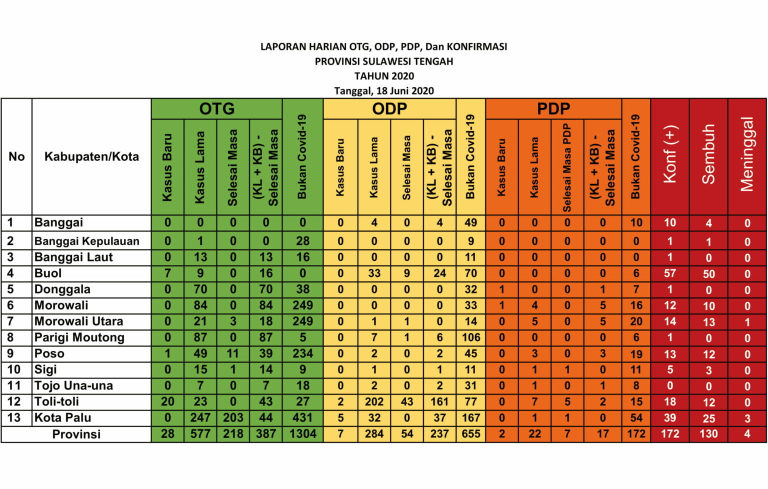
#> input picture Codes/CV_Tesseract/Text-Extraction/jupyter notess/scripts_for_testPic/source7.png, 1536 x 978 px (shown at 1/2 size)
$ python ROI_selection.py source7.png
#> lines starting #> are read from the running program, lines starting #| are printed output that depends on the picture; after the words box and inside, x2 and y2 are one past the last pixel; in counts of white or black regions, pixels touching at a corner belong together
#> in main, src is the input picture: shape (978, 1536, 3); mean B, G, R 135, 171.9, 200.8

import sys
import math
import cv2 as cv
import numpy as np

def is_vertical(line):
    return line[0]==line[2]

def is_horizontal(line):
    return line[1]==line[3]

def overlapping_filter(lines, sorting_index):
    filtered_lines = []

    lines = sorted(lines, key=lambda lines: lines[sorting_index])

    for i in range(len(lines)):
            l_curr = lines[i]
            if(i>0):
                l_prev = lines[i-1]
                if ( (l_curr[sorting_index] - l_prev[sorting_index]) > 5):
                    filtered_lines.append(l_curr)
            else:
                filtered_lines.append(l_curr)

    return filtered_lines

def detect_lines(image, title='default', rho = 1, theta = np.pi/180, threshold = 50, minLinLength = 290, maxLineGap = 6, display = False, write = False):
    # Check if image is loaded fine
#> called with title = 'default', rho = 1, theta = 0.0175, threshold = 50, minLinLength = 290, maxLineGap = 6, display = True, write = False
    gray = cv.cvtColor(image, cv.COLOR_BGR2GRAY)
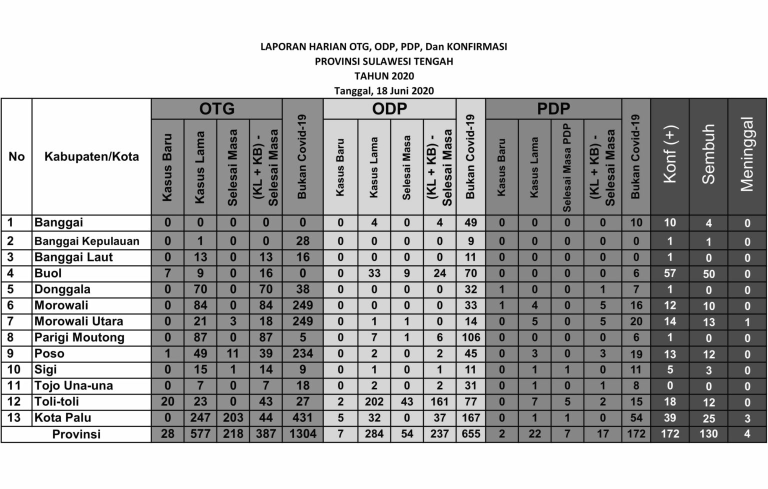
#> gray: shape (978, 1536) (shown at 1/2 size); min 0, max 255, mean 176.4

    if gray is None:
        print ('Error opening image!')
        return -1

    dst = cv.Canny(gray, 50, 150, None, 3)
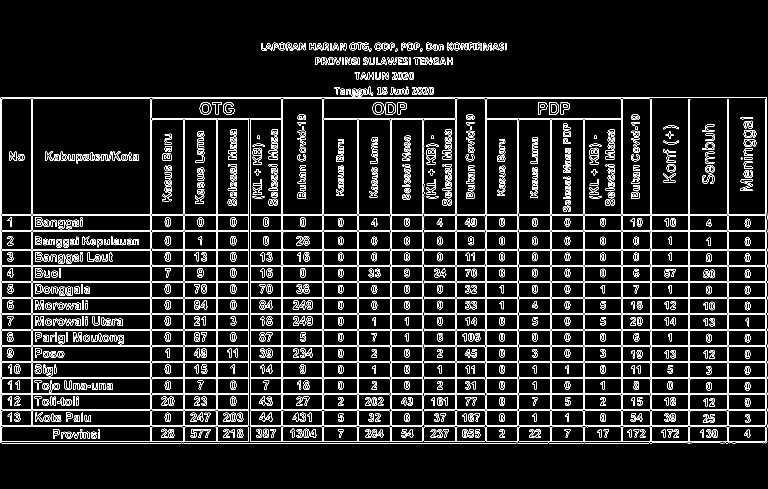
#> dst: shape (978, 1536) (shown at 1/2 size); 8.8% white in thin lines or dots, all inside (x1, y1, x2, y2) = (1, 85, 1535, 887)

    # Copy edges to the images that will display the results in BGR
    cImage = np.copy(image)

    #linesP = cv.HoughLinesP(dst, 1 , np.pi / 180, 50, None, 290, 6)
    linesP = cv.HoughLinesP(dst, rho , theta, threshold, None, minLinLength, maxLineGap)
#> linesP = 76 rows, first 6: [1, 819, 1534, 819], [1, 629, 1534, 629], [1, 661, 1534, 661], [1, 498, 1534, 498], [1, 789, 1534, 789], [1, 597, 1534, 597]

    horizontal_lines = []
    vertical_lines = []

    if linesP is not None:
        #for i in range(40, nb_lines):
        for i in range(0, len(linesP)):
            l = linesP[i][0]

            if (is_vertical(l)):
                vertical_lines.append(l)

            elif (is_horizontal(l)):
                horizontal_lines.append(l)
#> this loop made 76 passes
#> l on passes 1 to 12: [1, 819, 1534, 819], [1, 629, 1534, 629], [1, 661, 1534, 661], [1, 498, 1534, 498], [1, 789, 1534, 789], [1, 597, 1534, 597], [1, 195, 1533, 195], [1, 821, 1534, 821], [1, 725, 1534, 725], [1, 883, 1534, 883], [1, 500, 1534, 500], [1, 757, 1534, 757]
#> after the loop, horizontal_lines = 35 items, first 6: [1, 819, 1534, 819], [1, 629, 1534, 629], [1, 661, 1534, 661], [1, 498, 1534, 498], [1, 789, 1534, 789], [1, 597, 1534, 597]; vertical_lines = 41 items, first 6: [911, 881, 911, 199], [1456, 784, 1456, 198], [645, 882, 645, 199], [1300, 882, 1300, 199], [1168, 885, 1168, 241], [782, 882, 782, 240]

        horizontal_lines = overlapping_filter(horizontal_lines, 1)
#> in overlapping_filter, `lines = sorted(lines, key=lambda lines: lines[sorting_index])`: lines = 35 items, first 6: [1, 195, 1533, 195], [1, 197, 1298, 197], [642, 428, 973, 428], [1, 429, 299, 429], [1, 431, 1534, 431], [1, 461, 1533, 461]
#> the loop in overlapping_filter, `for i in range(len(lines)):` made 35 passes
#> (l_curr, l_prev) on passes 2 to 13: ([1, 197, 1298, 197], [1, 195, 1533, 195]), ([642, 428, 973, 428], [1, 197, 1298, 197]), ([1, 429, 299, 429], [642, 428, 973, 428]), ([1, 431, 1534, 431], [1, 429, 299, 429]), ([1, 461, 1533, 461], [1, 431, 1534, 431]), ([1, 463, 1534, 463], [1, 461, 1533, 461]), ([1, 498, 1534, 498], [1, 463, 1534, 463]), ([1, 500, 1534, 500], [1, 498, 1534, 498]), ([1, 530, 1534, 530], [1, 500, 1534, 500]), ([1, 532, 1534, 532], [1, 530, 1534, 530]), ([1, 562, 1534, 562], [1, 532, 1534, 532]), ([1171, 564, 1534, 564], [1, 562, 1534, 562])
#> after the loop in overlapping_filter, `for i in range(len(lines)):`: filtered_lines = 16 items, first 6: [1, 195, 1533, 195], [642, 428, 973, 428], [1, 461, 1533, 461], [1, 498, 1534, 498], [1, 530, 1534, 530], [1, 562, 1534, 562]
#> horizontal_lines has the same summary as filtered_lines in overlapping_filter
        vertical_lines = overlapping_filter(vertical_lines, 0)
#> the loop in overlapping_filter (call 2), `for i in range(len(lines)):` made 41 passes
#> (l_curr, l_prev) on passes 2 to 13: ([3, 882, 3, 198], [1, 885, 1, 196]), ([62, 850, 62, 198], [3, 882, 3, 198]), ([65, 850, 65, 198], [62, 850, 62, 198]), ([301, 882, 301, 198], [65, 850, 65, 198]), ([303, 882, 303, 199], [301, 882, 301, 198]), ([366, 882, 366, 240], [303, 882, 303, 199]), ([369, 882, 369, 240], [366, 882, 366, 240]), ([432, 882, 432, 240], [369, 882, 369, 240]), ([434, 882, 434, 240], [432, 882, 432, 240]), ([497, 882, 497, 240], [434, 882, 434, 240]), ([500, 882, 500, 240], [497, 882, 497, 240]), ([563, 882, 563, 198], [500, 882, 500, 240])
#> l_curr on pass 1: [1, 885, 1, 196]
#> vertical_lines = 21 items, first 6: [1, 885, 1, 196], [62, 850, 62, 198], [301, 882, 301, 198], [366, 882, 366, 240], [432, 882, 432, 240], [497, 882, 497, 240]

    if (display):
        for i, line in enumerate(horizontal_lines):
            cv.line(cImage, (line[0], line[1]), (line[2], line[3]), (0,255,0), 3, cv.LINE_AA)

            cv.putText(cImage, str(i) + "h", (line[0] + 5, line[1]), cv.FONT_HERSHEY_SIMPLEX,
                       0.5, (0, 0, 0), 1, cv.LINE_AA)
#> this loop made 16 passes
#> line on passes 1 to 12: [1, 195, 1533, 195], [642, 428, 973, 428], [1, 461, 1533, 461], [1, 498, 1534, 498], [1, 530, 1534, 530], [1, 562, 1534, 562], [1, 594, 1534, 594], [1, 626, 1534, 626], [1, 658, 1534, 658], [1, 691, 1534, 691], [1, 723, 1534, 723], [1, 755, 1534, 755]
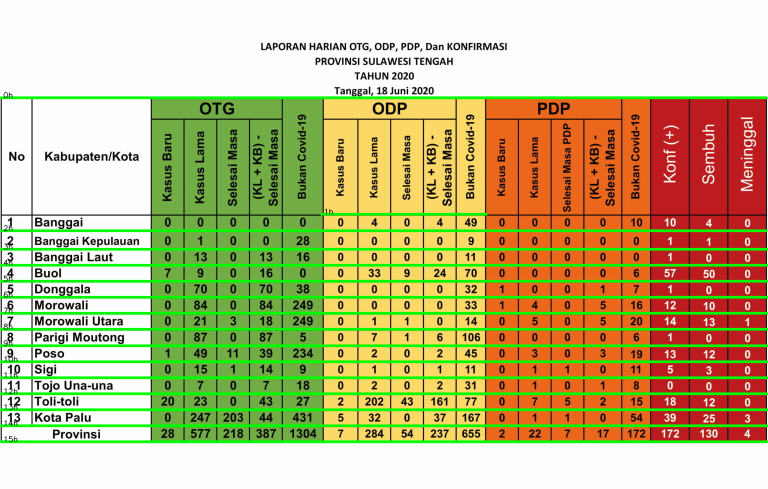
#> cImage: shape (978, 1536, 3) (shown at 1/2 size); 11% of pixels changed, all inside (x1, y1, x2, y2) = (0, 183, 1536, 887)

        for i, line in enumerate(vertical_lines):
            cv.line(cImage, (line[0], line[1]), (line[2], line[3]), (0,0,255), 3, cv.LINE_AA)
            cv.putText(cImage, str(i) + "v", (line[0], line[1] + 5), cv.FONT_HERSHEY_SIMPLEX,
                       0.5, (0, 0, 0), 1, cv.LINE_AA)
#> this loop made 21 passes
#> line on passes 1 to 12: [1, 885, 1, 196], [62, 850, 62, 198], [301, 882, 301, 198], [366, 882, 366, 240], [432, 882, 432, 240], [497, 882, 497, 240], [563, 882, 563, 198], [645, 882, 645, 199], [714, 882, 714, 240], [780, 882, 780, 241], [845, 882, 845, 240], [911, 881, 911, 199]
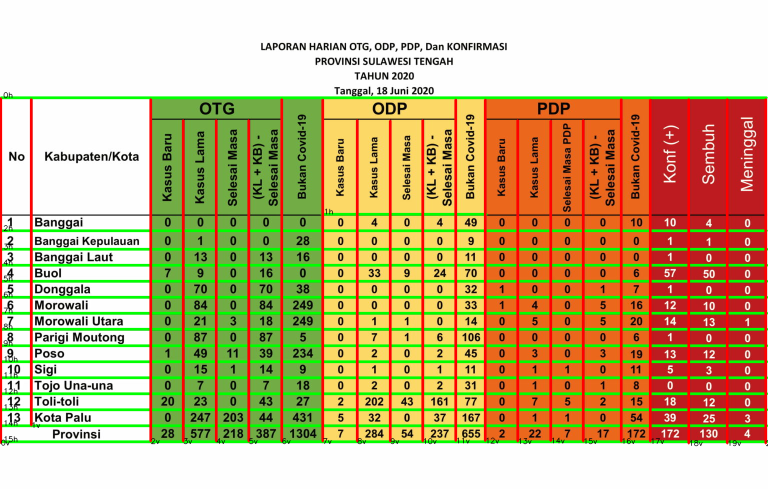
#> cImage: shape (978, 1536, 3) (shown at 1/2 size); 6.63% of pixels changed, all inside (x1, y1, x2, y2) = (0, 194, 1536, 893)

        cv.imshow("Source", cImage)
        #cv.imshow("Canny", cdstP)
        cv.waitKey(0)
        cv.destroyAllWindows()

    if (write):
        cv.imwrite("../Images/" + title + ".png", cImage);

    return (horizontal_lines, vertical_lines)

def get_cropped_image(image, x, y, w, h):
    cropped_image = image[ y:y+h , x:x+w ]
    return cropped_image

def get_ROI(image, horizontal, vertical, left_line_index, right_line_index, top_line_index, bottom_line_index, offset=4):
    x1 = vertical[left_line_index][2] + offset
    y1 = horizontal[top_line_index][3] + offset
    x2 = vertical[right_line_index][2] - offset
    y2 = horizontal[bottom_line_index][3] - offset

    w = x2 - x1
    h = y2 - y1

    cropped_image = get_cropped_image(image, x1, y1, w, h)

    return cropped_image, (x1, y1, w, h)

def main(argv):

    default_file = '../Images/source6.png'
    filename = argv[0] if len(argv) > 0 else default_file

    src = cv.imread(cv.samples.findFile(filename))

    # Loads an image
    horizontal, vertical = detect_lines(src, display=True)
#> horizontal has the same summary as filtered_lines in overlapping_filter; vertical has the same summary as vertical_lines in detect_lines

    return 0

if __name__ == "__main__":
    main(sys.argv[1:])

$ run again, on Codes/CV_Tesseract/Text-Extraction/jupyter notess/new.jpg
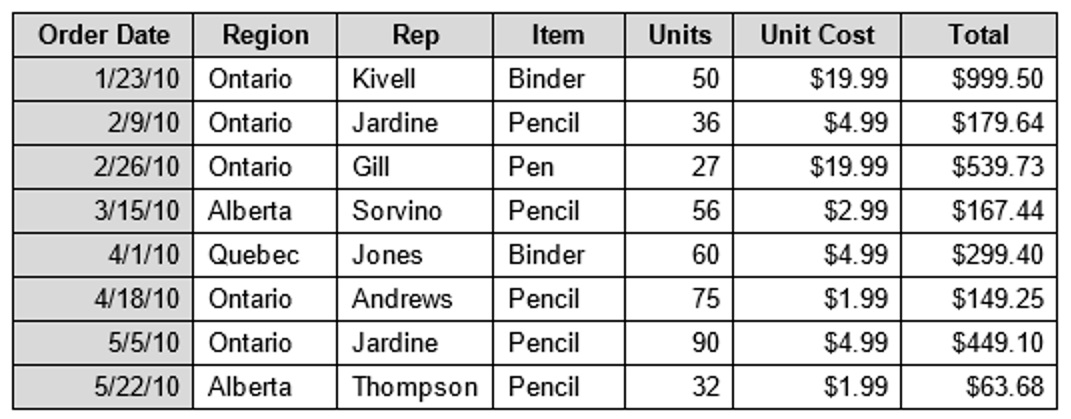
#> input picture Codes/CV_Tesseract/Text-Extraction/jupyter notess/new.jpg, 1071 x 419 px
#> in main, src is the input picture: shape (419, 1071, 3); min 0, max 255, mean 213.1
#> in detect_lines, `dst = cv.Canny(gray, 50, 150, None, 3)`:
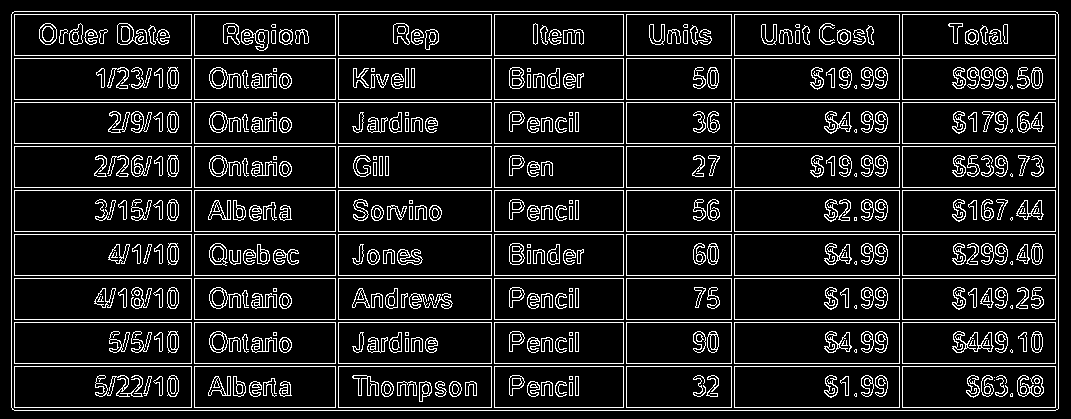
#> dst: shape (419, 1071); 11.8% white in thin lines or dots
#> linesP = 36 rows, first 6: [11, 14, 1058, 14], [14, 410, 1055, 410], [11, 102, 1058, 102], [11, 143, 1058, 143], [11, 99, 1058, 99], [11, 366, 1058, 366]
#> the loop in detect_lines, `for i in range(0, len(linesP)):` made 36 passes
#> after the loop in detect_lines, `for i in range(0, len(linesP)):`: horizontal_lines = 20 items, first 6: [11, 14, 1058, 14], [14, 410, 1055, 410], [11, 102, 1058, 102], [11, 143, 1058, 143], [11, 99, 1058, 99], [11, 366, 1058, 366]; vertical_lines = 16 items, first 6: [1058, 408, 1058, 15], [734, 406, 734, 15], [623, 406, 623, 15], [731, 406, 731, 15], [11, 406, 11, 15], [191, 406, 191, 15]
#> lines = 20 items, first 6: [14, 11, 1055, 11], [11, 14, 1058, 14], [11, 55, 1058, 55], [11, 58, 1058, 58], [11, 99, 1058, 99], [11, 102, 1058, 102]
#> the loop in overlapping_filter, `for i in range(len(lines)):` made 20 passes
#> (l_curr, l_prev) on passes 2 to 9: ([11, 14, 1058, 14], [14, 11, 1055, 11]), ([11, 55, 1058, 55], [11, 14, 1058, 14]), ([11, 58, 1058, 58], [11, 55, 1058, 55]), ([11, 99, 1058, 99], [11, 58, 1058, 58]), ([11, 102, 1058, 102], [11, 99, 1058, 99]), ([11, 143, 1058, 143], [11, 102, 1058, 102]), ([11, 146, 1058, 146], [11, 143, 1058, 143]), ([11, 187, 1058, 187], [11, 146, 1058, 146])
#> after the loop in overlapping_filter, `for i in range(len(lines)):`: filtered_lines = [[14, 11, 1055, 11], [11, 55, 1058, 55], [11, 99, 1058, 99], [11, 143, 1058, 143], [11, 187, 1058, 187], [11, 231, 1058, 231], [11, 275, 1058, 275], [11, 319, 1058, 319], [11, 363, 1058, 363], [11, 407, 1058, 407]]
#> in detect_lines, `horizontal_lines = overlapping_filter(horizontal_lines, 1)`: horizontal_lines has the same summary as filtered_lines in overlapping_filter
#> the loop in overlapping_filter (call 2), `for i in range(len(lines)):` made 16 passes
#> (l_curr, l_prev) on passes 2 to 9: ([14, 406, 14, 15], [11, 406, 11, 15]), ([191, 406, 191, 15], [14, 406, 14, 15]), ([194, 406, 194, 15], [191, 406, 191, 15]), ([335, 406, 335, 15], [194, 406, 194, 15]), ([338, 406, 338, 15], [335, 406, 335, 15]), ([491, 406, 491, 15], [338, 406, 338, 15]), ([494, 406, 494, 15], [491, 406, 491, 15]), ([623, 406, 623, 15], [494, 406, 494, 15])
#> in detect_lines, `vertical_lines = overlapping_filter(vertical_lines, 0)`: vertical_lines = [[11, 406, 11, 15], [191, 406, 191, 15], [335, 406, 335, 15], [491, 406, 491, 15], [623, 406, 623, 15], [731, 406, 731, 15], [899, 406, 899, 15], [1055, 406, 1055, 15]]
#> the loop in detect_lines, `for i, line in enumerate(horizontal_lines):` made 10 passes
#> the loop in detect_lines, `for i, line in enumerate(vertical_lines):` made 8 passes
#> after the loop in detect_lines, `for i, line in enumerate(vertical_lines):`:
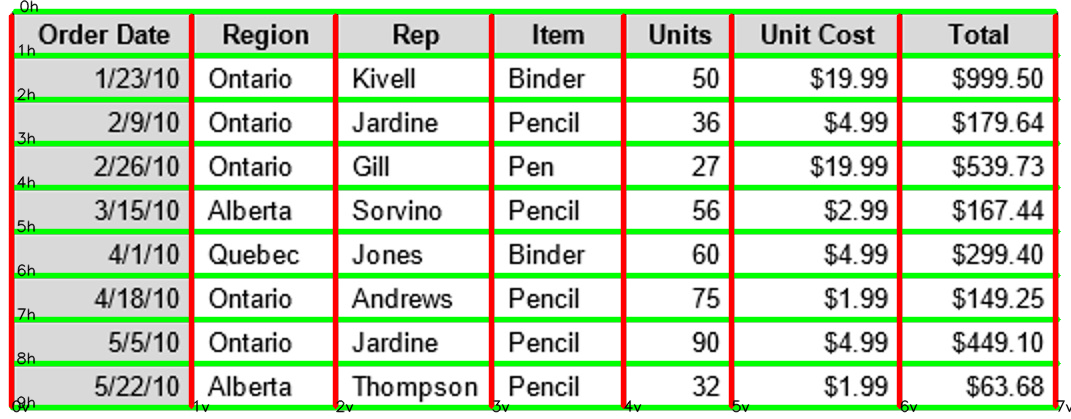
#> cImage: shape (419, 1071, 3); mean B, G, R 188, 219, 197.7
#> horizontal has the same summary as filtered_lines in overlapping_filter; vertical has the same summary as vertical_lines in detect_lines
